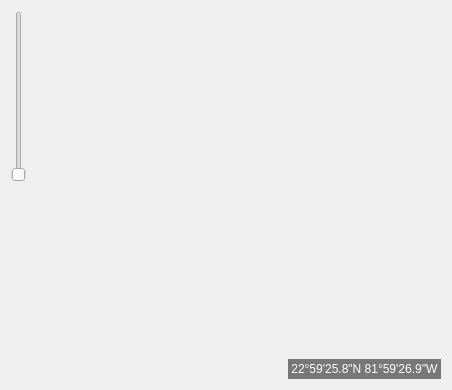
<?xml version="1.0" encoding="UTF-8"?>
<ui version="4.0">
 <class>ViewWidgets</class>
 <widget class="QWidget" name="ViewWidgets">
  <property name="geometry">
   <rect>
    <x>0</x>
    <y>0</y>
    <width>452</width>
    <height>390</height>
   </rect>
  </property>
  <property name="windowTitle">
   <string>Form</string>
  </property>
  <layout class="QVBoxLayout" name="verticalLayout_2">
   <item>
    <layout class="QHBoxLayout" name="horizontalLayout_2">
     <item>
      <layout class="QVBoxLayout" name="verticalLayout">
       <item>
        <widget class="QSlider" name="zoomSlider">
         <property name="orientation">
          <enum>Qt::Vertical</enum>
         </property>
        </widget>
       </item>
       <item>
        <spacer name="verticalSpacer">
         <property name="orientation">
          <enum>Qt::Vertical</enum>
         </property>
         <property name="sizeHint" stdset="0">
          <size>
           <width>20</width>
           <height>40</height>
          </size>
         </property>
        </spacer>
       </item>
      </layout>
     </item>
     <item>
      <spacer name="horizontalSpacer_2">
       <property name="orientation">
        <enum>Qt::Horizontal</enum>
       </property>
       <property name="sizeHint" stdset="0">
        <size>
         <width>40</width>
         <height>20</height>
        </size>
       </property>
      </spacer>
     </item>
    </layout>
   </item>
   <item>
    <layout class="QHBoxLayout" name="horizontalLayout">
     <item>
      <spacer name="horizontalSpacer">
       <property name="orientation">
        <enum>Qt::Horizontal</enum>
       </property>
       <property name="sizeHint" stdset="0">
        <size>
         <width>40</width>
         <height>20</height>
        </size>
       </property>
      </spacer>
     </item>
     <item>
      <widget class="QLabel" name="coordsLabel">
       <property name="font">
        <font>
         <weight>50</weight>
         <bold>false</bold>
        </font>
       </property>
       <property name="styleSheet">
        <string notr="true">background-color: rgba(0, 0, 0, 128);
color: rgb(255, 255, 255);</string>
       </property>
       <property name="text">
        <string> 22°59'25.8&quot;N 81°59'26.9&quot;W </string>
       </property>
       <property name="margin">
        <number>1</number>
       </property>
      </widget>
     </item>
    </layout>
   </item>
  </layout>
 </widget>
 <resources/>
 <connections/>
</ui>
